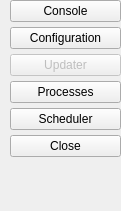
   <widget class="QWidget" name="RightSideWidget" native="true">
    <property name="geometry">
     <rect>
      <x>490</x>
      <y>80</y>
      <width>121</width>
      <height>211</height>
     </rect>
    </property>
    <property name="sizePolicy">
     <sizepolicy hsizetype="Fixed" vsizetype="Fixed">
      <horstretch>0</horstretch>
      <verstretch>0</verstretch>
     </sizepolicy>
    </property>
    <property name="minimumSize">
     <size>
      <width>101</width>
      <height>161</height>
     </size>
    </property>
    <widget class="QWidget" name="layoutWidget">
     <property name="geometry">
      <rect>
       <x>10</x>
       <y>0</y>
       <width>111</width>
       <height>171</height>
      </rect>
     </property>
     <layout class="QVBoxLayout" name="RightsideVBoxLayout" stretch="0,0,0,0,0,0">
      <property name="spacing">
       <number>5</number>
      </property>
      <property name="sizeConstraint">
       <enum>QLayout::SetMinAndMaxSize</enum>
      </property>
      <property name="leftMargin">
       <number>0</number>
      </property>
      <item>
       <widget class="QPushButton" name="pushButton_Console">
        <property name="enabled">
         <bool>true</bool>
        </property>
        <property name="sizePolicy">
         <sizepolicy hsizetype="Minimum" vsizetype="Fixed">
          <horstretch>0</horstretch>
          <verstretch>0</verstretch>
         </sizepolicy>
        </property>
        <property name="toolTip">
         <string>Open Console.</string>
        </property>
        <property name="text">
         <string>Console</string>
        </property>
        <property name="icon">
         <iconset resource="data/resources.qrc">
          <normaloff>:/icons/terminal.png</normaloff>:/icons/terminal.png</iconset>
        </property>
        <property name="autoDefault">
         <bool>false</bool>
        </property>
       </widget>
      </item>
      <item>
       <widget class="QPushButton" name="pushButton_Configuration">
        <property name="enabled">
         <bool>true</bool>
        </property>
        <property name="toolTip">
         <string/>
        </property>
        <property name="layoutDirection">
         <enum>Qt::LeftToRight</enum>
        </property>
        <property name="autoFillBackground">
         <bool>false</bool>
        </property>
        <property name="styleSheet">
         <string notr="true"/>
        </property>
        <property name="text">
         <string>Configuration</string>
        </property>
        <property name="icon">
         <iconset resource="data/resources.qrc">
          <normaloff>:/icons/gear.png</normaloff>:/icons/gear.png</iconset>
        </property>
        <property name="iconSize">
         <size>
          <width>16</width>
          <height>16</height>
         </size>
        </property>
        <property name="autoDefault">
         <bool>false</bool>
        </property>
        <property name="flat">
         <bool>false</bool>
        </property>
       </widget>
      </item>
      <item>
       <widget class="QPushButton" name="pushButton_Updater">
        <property name="enabled">
         <bool>false</bool>
        </property>
        <property name="toolTip">
         <string/>
        </property>
        <property name="text">
         <string>Updater</string>
        </property>
        <property name="icon">
         <iconset resource="data/resources.qrc">
          <normaloff>:/icons/update-circle.png</normaloff>:/icons/update-circle.png</iconset>
        </property>
        <property name="iconSize">
         <size>
          <width>16</width>
          <height>16</height>
         </size>
        </property>
       </widget>
      </item>
      <item>
       <widget class="QPushButton" name="pushButton_Processes">
        <property name="enabled">
         <bool>true</bool>
        </property>
        <property name="toolTip">
         <string/>
        </property>
        <property name="layoutDirection">
         <enum>Qt::LeftToRight</enum>
        </property>
        <property name="autoFillBackground">
         <bool>false</bool>
        </property>
        <property name="styleSheet">
         <string notr="true"/>
        </property>
        <property name="text">
         <string>Processes</string>
        </property>
        <property name="icon">
         <iconset resource="data/resources.qrc">
          <normaloff>:/icons/system-monitor.png</normaloff>:/icons/system-monitor.png</iconset>
        </property>
        <property name="iconSize">
         <size>
          <width>16</width>
          <height>16</height>
         </size>
        </property>
        <property name="autoDefault">
         <bool>false</bool>
        </property>
        <property name="flat">
         <bool>false</bool>
        </property>
       </widget>
      </item>
      <item>
       <widget class="QPushButton" name="pushButton_Scheduler">
        <property name="enabled">
         <bool>true</bool>
        </property>
        <property name="toolTip">
         <string/>
        </property>
        <property name="layoutDirection">
         <enum>Qt::LeftToRight</enum>
        </property>
        <property name="autoFillBackground">
         <bool>false</bool>
        </property>
        <property name="styleSheet">
         <string notr="true"/>
        </property>
        <property name="text">
         <string>Scheduler</string>
        </property>
        <property name="icon">
         <iconset resource="data/resources.qrc">
          <normaloff>:/icons/clock-history.png</normaloff>:/icons/clock-history.png</iconset>
        </property>
        <property name="iconSize">
         <size>
          <width>16</width>
          <height>16</height>
         </size>
        </property>
        <property name="autoDefault">
         <bool>false</bool>
        </property>
        <property name="flat">
         <bool>false</bool>
        </property>
       </widget>
      </item>
      <item>
       <widget class="QPushButton" name="pushButton_Close">
        <property name="enabled">
         <bool>true</bool>
        </property>
        <property name="toolTip">
         <string>Close to tray.</string>
        </property>
        <property name="text">
         <string>Close</string>
        </property>
        <property name="icon">
         <iconset resource="data/resources.qrc">
          <normaloff>:/icons/quit.png</normaloff>:/icons/quit.png</iconset>
        </property>
       </widget>
      </item>
     </layout>
     <zorder>pushButton_Scheduler</zorder>
     <zorder>pushButton_Configuration</zorder>
     <zorder>pushButton_Console</zorder>
     <zorder>pushButton_Close</zorder>
     <zorder>pushButton_Updater</zorder>
     <zorder>pushButton_Processes</zorder>
    </widget>
   </widget>
